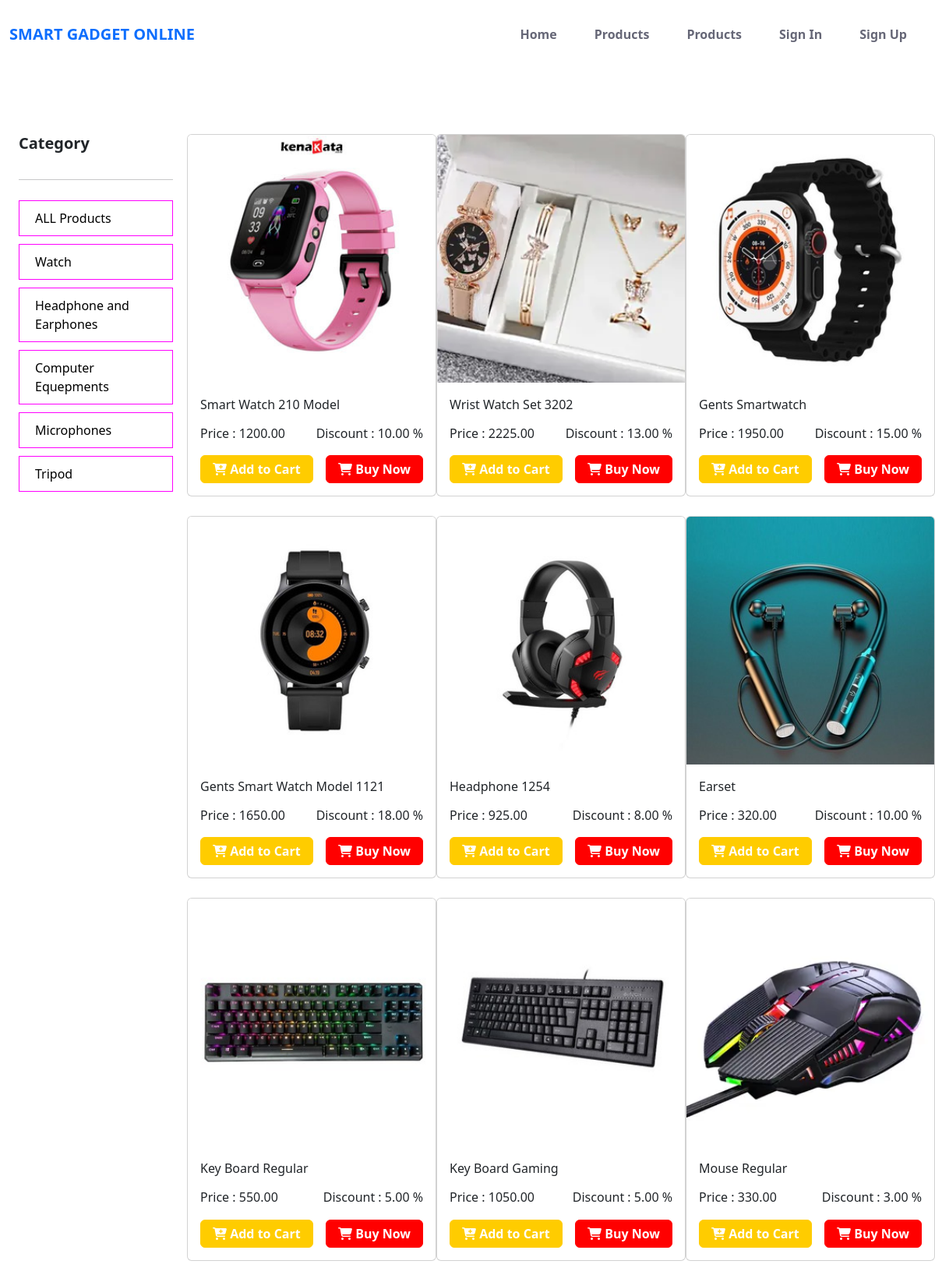
Before: /Products/products/ with the older database file.
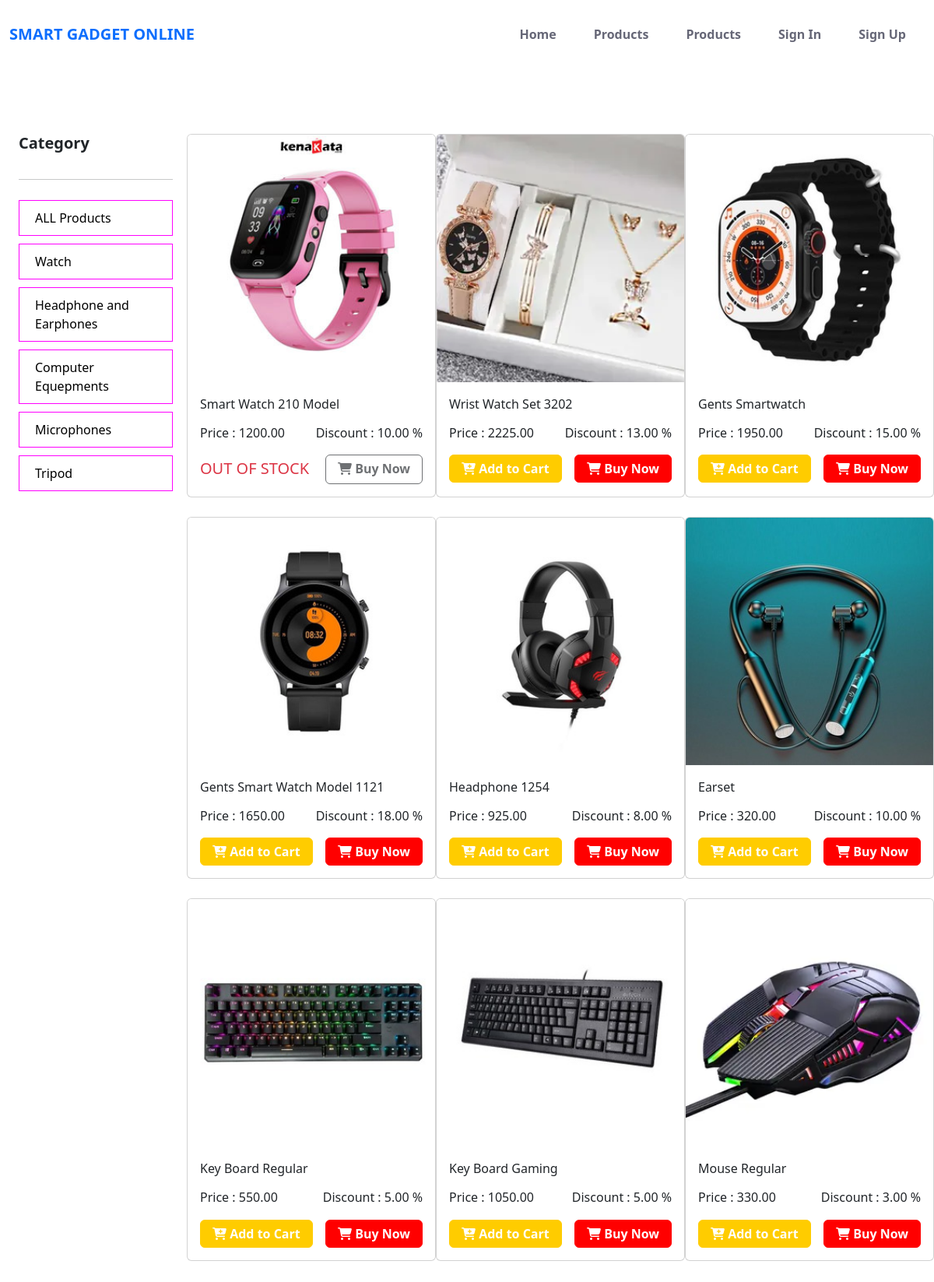
After: the same page with the newer database file.
### product/models.py (models this page shows, shortened)
class product_info(models.Model):
    name = models.CharField(max_length=200)
    image = models.ImageField(upload_to="product/images/")
    details = models.TextField(max_length=500)
    category = models.ManyToManyField(Product_Category)
    price = models.DecimalField(max_digits=10, decimal_places=2, default=None)
    delevary_charge = models.DecimalField(
        blank=True, null=True, max_digits=10, decimal_places=2, default=0
    )
    discount = models.DecimalField(
        blank=True,
        null=True,
        max_digits=10,
        decimal_places=2,
        default=0,
        help_text="In Percentage",
    )
    total_available_quantity = models.CharField(max_length=5000)

### product/views.py (the view)
# urls.py: path("products/", views.diplay_products, name="display_products"),
def diplay_products(request, category_slug=None):
    products = product_info.objects.all()
    if category_slug is not None:
        category = Product_Category.objects.get(slug=category_slug)
        products = product_info.objects.filter(category=category)
    categories = Product_Category.objects.all()
    p = Paginator(product_info.objects.all(), 6)  # Paginator (objects,per page object)
    page = request.GET.get("page")
    product = p.get_page(page)
    return render(
        request,
        "display_product.html",
        {"products": products, "product": product, "category": categories},
    )

### product/templates/display_product.html (shortened to what this page needs)
{% extends "base.html" %} {%load static%} {%block stylelink%}
<link rel="stylesheet" href="{% static 'css/disp_pro.css' %}" />
{%endblock%} {%block content%}
<div class="prod_cont">
  <div class="prod-cat-cont">
    <div class="cat">
      <h5 class="fw-bold">Category</h5>
      <hr class="hr">
       <div class="cat_list">
          <a class="single_cat" href="{% url "display_products"%}">ALL Products</a>
        {%for cat in category%}
          <a class="single_cat" href="{% url "category_wise_products" cat.slug%}">{{cat.name}}</a>
        {%endfor%}
       </div>
    </div>
    <div class="products">
      {%for p in products%}
      <div class="card" style="width: 20rem">
        <div class="img_wrap">
          <a href="{%url "details" p.id%}">
            <img class="card-img-top" src="{{p.image.url}}" alt="Card image cap"/>
          </a>
        </div>
        <div class="card-body">
          <p class="texr-bold">{{p.name}}</p>
          <div class="d-flex justify-content-between">
            <h6 class="">Price : {{p.price}}</h6>
            <h6 class="">Discount : {{p.discount}} %</h6>
          </div>
          {%if p.total_available_quantity|add:0 > 0 %}
            <div class="d-flex justify-content-between">
                <a class="btn p_btn" href="{%url "myCart" p.id%}">
                  <i class="fas fa-cart-plus"></i> Add to Cart
                </a>
                <a class="btn d_btn" href="{%url "purchased_from_product_section" p.id%}">
                  <i class="fas fa-shopping-cart"></i> Buy Now
                </a>
            </div>
          {%else%}
            <div class="d-flex justify-content-between">
            <h5 class="mt-3 text-danger">OUT OF STOCK</h5>
            <a class="btn d_btn disabled" href="{%url "purchased_from_product_section" p.id%}">
              <i class="fas fa-shopping-cart"></i> Buy Now
            </a>
          </div>
          {%endif%}
        </div>
      </div>
      {%endfor%}
    </div>
  </div>
</div>
{%endblock%}

Changed rows visible on the page:
changed product_info "Smart Watch 210 Model": total_available_quantity "Add to Cart" → "OUT OF STOCK"
